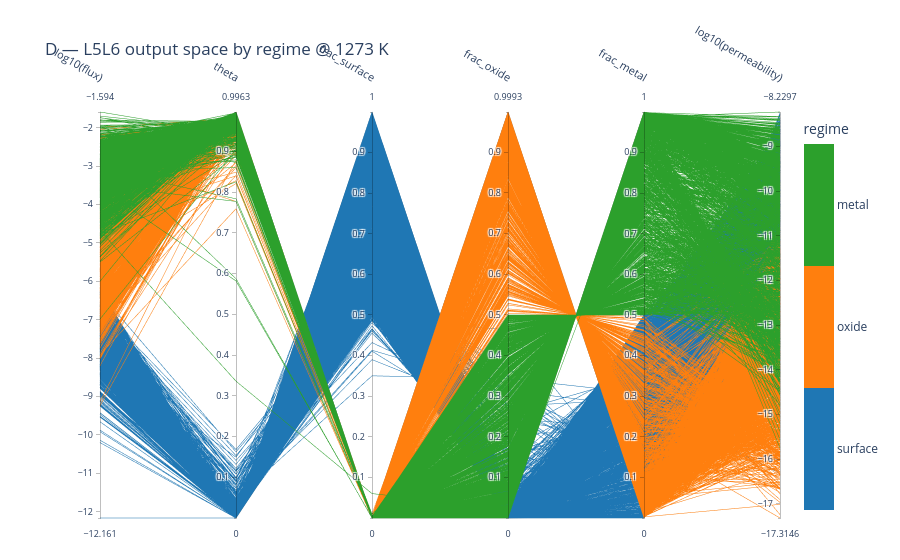

Here is the notebook cell this chart was saved with:
### Markdown cell above
## D — output space coloured by regime

Axes = the model outputs; colour = regime. Shows how the regimes separate in *output* space —
the surface cluster collapsing to near-zero `theta` is the clearest separation.

### Code cell
dimsD = ['flux', 'theta', 'frac_surface', 'frac_oxide', 'frac_metal', 'permeability']
figD = parallel_coordinates_samples(
    master_T, dimsD, color_by='regime', log_dims=logsub(dimsD),
    title=f'D — L5L6 output space by regime @ {T_SHOW} K',
    save_html=os.path.join(FIG_DIR, 'pcp_D_outputs.html'))
figD

### Figure 1 — Plotly figure (JSON) as saved in the notebook; plotly's stock layout.template omitted (floating-point values rounded to 4 significant figures; data arrays with more than 128 entries replaced by an {"elided": "..."} marker saying what was removed)
{"data": [{"dimensions": [{"label": "log10(flux)", "values": {"elided": "4454 float values"}}, {"label": "theta", "values": {"elided": "4454 float values"}}, {"label": "frac_surface", "values": {"elided": "4454 float values"}}, {"label": "frac_oxide", "values": {"elided": "4454 float values"}}, {"label": "frac_metal", "values": {"elided": "4454 float values"}}, {"label": "log10(permeability)", "values": {"elided": "4454 float values"}}], "labelangle": 30, "labelfont": {"size": 11}, "labelside": "top", "line": {"cmax": 2.5, "cmin": -0.5, "color": {"elided": "4454 float values"}, "colorbar": {"ticktext": ["surface", "oxide", "metal"], "tickvals": [0, 1, 2], "title": {"text": "regime"}}, "colorscale": [[0.0, "#1f77b4"], [0.3333, "#1f77b4"], [0.3333, "#ff7f0e"], [0.6667, "#ff7f0e"], [0.6667, "#2ca02c"], [1.0, "#2ca02c"]], "showscale": true}, "rangefont": {"size": 9}, "tickfont": {"size": 9}, "type": "parcoords"}], "layout": {"font": {"size": 12}, "margin": {"b": 40, "l": 100, "r": 120, "t": 110}, "title": {"text": "D — L5L6 output space by regime @ 1273 K"}}}
